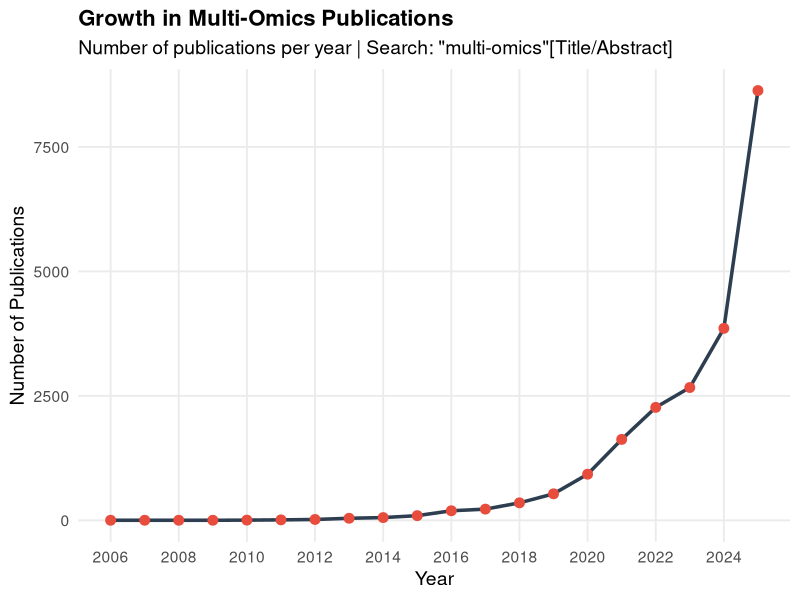
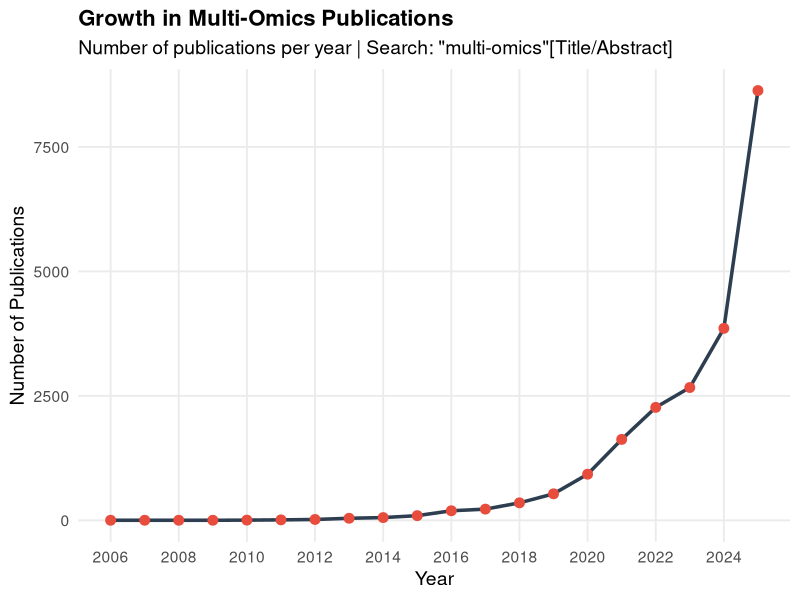

Write the R code that produced these figures, in order.
library(ggplot2)

# Updated data
data <- data.frame(
  Year = c(2006, 2007, 2008, 2009, 2010, 2011, 2012, 2013, 2014, 2015, 
           2016, 2017, 2018, 2019, 2020, 2021, 2022, 2023, 2024, 2025, 2026),
  Count = c(2, 2, 2, 2, 5, 10, 18, 42, 56, 95, 
            193, 226, 352, 533, 927, 1626, 2269, 2668, 3856, 8632, 1721)
)

# Remove 2026 (incomplete year)
data <- data[data$Year < 2026, ]

# Plot with integer years
ggplot(data, aes(x = Year, y = Count)) +
  geom_line(color = "#2C3E50", size = 1.2) +
  geom_point(color = "#E74C3C", size = 3) +
  scale_x_continuous(breaks = seq(2006, 2025, 2)) +  # Every 2 years for readability
labs(title = "Growth in Multi-Omics Publications",
     subtitle = 'Number of publications per year | Search: "multi-omics"[Title/Abstract]',
     x = "Year",
     y = "Number of Publications") +  theme_minimal(base_size = 14) +
  theme(plot.title = element_text(face = "bold", size = 16),
        panel.grid.minor = element_blank())

ggsave("multiomics_growth.png", width = 10, height = 6, dpi = 300)
